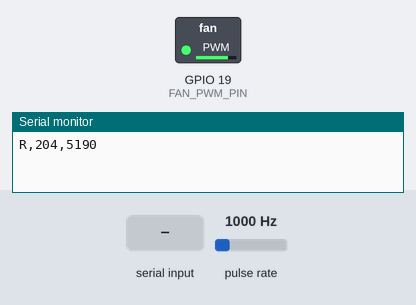
Bench run of a sketch on a simulated ESP32. On the bench: switched loads named in the sketch (green lamp = pin HIGH), the last lines printed to the serial monitor. Wiring (inferred from the names in the program): pulse sensor: data GPIO 18. Inputs (shaded band) come from the test bench; at power-on: pulse rate 1000 Hz.

Above: at 1.2 s.
1.3 s: "D90\n" received over Serial
At 2.2 s:
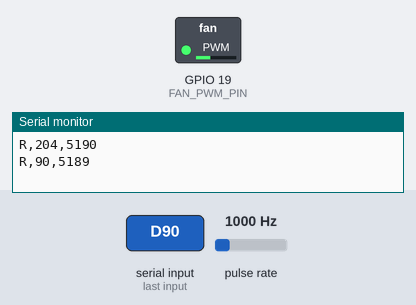
2.8 s: "D,45\n" received over Serial
At 3.3 s:
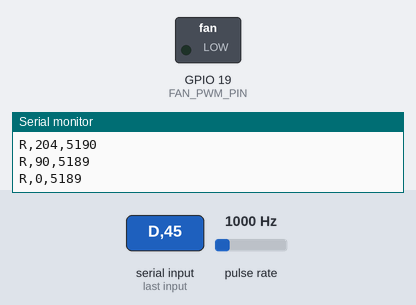
Timing chart, 0 to 5.8 s (numbered marks = the images above; inputs shaded):
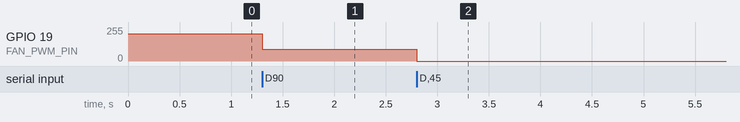

Measured:
- after the input at 1.3 s, GPIO 19 (FAN_PWM_PIN): 203/255 → 90/255 at once
- after the input at 2.8 s, GPIO 19 (FAN_PWM_PIN): 90/255 → 0/255 at once

The sketch:

fan_tuner.ino
```cpp
// Temporary fan-speed tuner: same pins as the logger/detector (PWM GPIO 19 at 25 kHz, tach GPIO 18).
// Send "D<0-255>\n" to set the duty; prints "R,<duty>,<rpm>" once per second.
const int TACH_PIN = 18;
const int FAN_PWM_PIN = 19;
volatile uint32_t tachPulses = 0, lastPulseUs = 0;
int duty = 204;
uint32_t lastRpmUs = 0;

void IRAM_ATTR onTachPulse() {
  uint32_t now = micros();
  if (now - lastPulseUs > 5000) { tachPulses++; lastPulseUs = now; }
}

void setDuty(int d) {
  duty = constrain(d, 0, 255);
#if ESP_ARDUINO_VERSION_MAJOR >= 3
  ledcWrite(FAN_PWM_PIN, duty);
#else
  ledcWrite(0, duty);
#endif
}

void setup() {
  Serial.begin(921600);
#if ESP_ARDUINO_VERSION_MAJOR >= 3
  ledcAttach(FAN_PWM_PIN, 25000, 8);
#else
  ledcSetup(0, 25000, 8);
  ledcAttachPin(FAN_PWM_PIN, 0);
#endif
  setDuty(duty);
  pinMode(TACH_PIN, INPUT_PULLUP);
  attachInterrupt(digitalPinToInterrupt(TACH_PIN), onTachPulse, FALLING);
  lastRpmUs = micros();
}

void loop() {
  if (Serial.available()) {
    String s = Serial.readStringUntil('\n');
    s.trim();
    if (s.length() > 1 && s[0] == 'D') setDuty(s.substring(1).toInt());
  }
  uint32_t now = micros();
  if (now - lastRpmUs >= 1000000) {
    uint32_t p;
    noInterrupts(); p = tachPulses; tachPulses = 0; interrupts();
    float rpm = p * 30.0f * 1e6f / (float)(now - lastRpmUs);
    lastRpmUs = now;
    Serial.printf("R,%d,%.0f\n", duty, rpm);
  }
}
```
